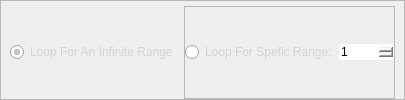
                  <widget class="QFrame" name="frame_32">
                   <property name="styleSheet">
                    <string notr="true">QRadioButton {
background-color: none;
}
</string>
                   </property>
                   <property name="frameShape">
                    <enum>QFrame::StyledPanel</enum>
                   </property>
                   <property name="frameShadow">
                    <enum>QFrame::Raised</enum>
                   </property>
                   <layout class="QHBoxLayout" name="horizontalLayout_15" stretch="0,0">
                    <property name="leftMargin">
                     <number>9</number>
                    </property>
                    <property name="topMargin">
                     <number>5</number>
                    </property>
                    <property name="rightMargin">
                     <number>9</number>
                    </property>
                    <property name="bottomMargin">
                     <number>0</number>
                    </property>
                    <item>
                     <widget class="QRadioButton" name="forever">
                      <property name="cursor">
                       <cursorShape>PointingHandCursor</cursorShape>
                      </property>
                      <property name="styleSheet">
                       <string notr="true">color: lightgray;</string>
                      </property>
                      <property name="text">
                       <string>Loop For An Infinite Range</string>
                      </property>
                      <property name="checked">
                       <bool>true</bool>
                      </property>
                     </widget>
                    </item>
                    <item>
                     <widget class="QFrame" name="frame_39">
                      <property name="frameShape">
                       <enum>QFrame::StyledPanel</enum>
                      </property>
                      <property name="frameShadow">
                       <enum>QFrame::Raised</enum>
                      </property>
                      <layout class="QHBoxLayout" name="horizontalLayout_16" stretch="0,0">
                       <property name="spacing">
                        <number>2</number>
                       </property>
                       <property name="leftMargin">
                        <number>0</number>
                       </property>
                       <property name="topMargin">
                        <number>0</number>
                       </property>
                       <property name="rightMargin">
                        <number>0</number>
                       </property>
                       <property name="bottomMargin">
                        <number>0</number>
                       </property>
                       <item>
                        <widget class="QRadioButton" name="repeat">
                         <property name="cursor">
                          <cursorShape>PointingHandCursor</cursorShape>
                         </property>
                         <property name="styleSheet">
                          <string notr="true">color: lightgray;</string>
                         </property>
                         <property name="text">
                          <string>Loop For Spefic Range:</string>
                         </property>
                        </widget>
                       </item>
                       <item>
                        <widget class="QSpinBox" name="repeatSpin">
                         <property name="styleSheet">
                          <string notr="true">border-radius: 3px;</string>
                         </property>
                         <property name="minimum">
                          <number>1</number>
                         </property>
                         <property name="maximum">
                          <number>99999</number>
                         </property>
                        </widget>
                       </item>
                      </layout>
                     </widget>
                    </item>
                   </layout>
                  </widget>
